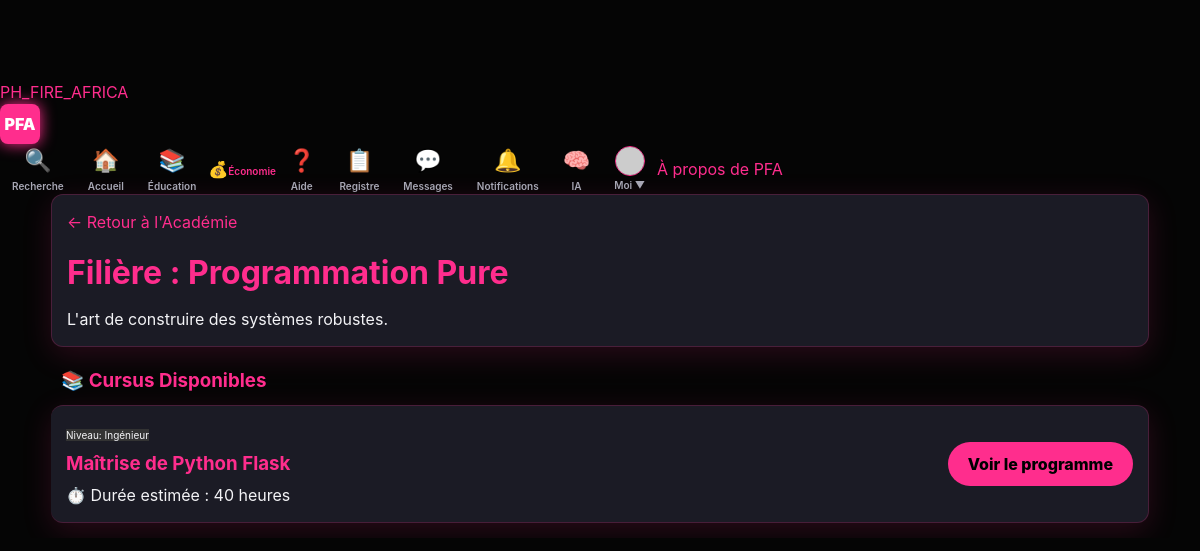
The page /academie/domaine/1 (signed in) on the database its author committed.
### tables this page shows
CREATE TABLE domains (id INTEGER PRIMARY KEY AUTOINCREMENT, nom VARCHAR(100), description TEXT);

CREATE TABLE curriculums (id INTEGER PRIMARY KEY AUTOINCREMENT, domain_id INT REFERENCES domains(id), titre VARCHAR(200), niveau VARCHAR(50), duree INT);

### app.py (the view)
    @app.get("/academie/domaine/<int:d_id>")
    @login_required
    def academie_domaine(d_id):
        domaine = db_one("SELECT * FROM domains WHERE id=?", (d_id,))
        cursus = db_all("SELECT * FROM curriculums WHERE domain_id=?", (d_id,))
        return render_template("academie/domaine.html", domaine=domaine, cursus=cursus)

### templates/academie/domaine.html
{% extends "base.html" %}
{% block content %}
<div class="card">
    <a href="{{ url_for('academie_home') }}" class="muted small">← Retour à l'Académie</a>
    <h1 style="margin-top: 15px;">Filière : {{ domaine.nom }}</h1>
    <p class="muted">{{ domaine.description }}</p>
</div>
<h3 style="margin: 20px 0 10px 10px;">📚 Cursus Disponibles</h3>
<div class="stack">
    {% for c in cursus %}
    <div class="card" style="display: flex; justify-content: space-between; align-items: center; border-left: 4px solid var(--ok);">
        <div>
            <span class="badge" style="font-size: 10px; background: #333;">Niveau: {{ c.niveau }}</span>
            <h3 style="margin: 5px 0;">{{ c.titre }}</h3>
            <p class="small muted">⏱️ Durée estimée : {{ c.duree }} heures</p>
        </div>
        <a href="{{ url_for('academie_cursus', c_id=c.id) }}" class="btn btn-ghost">
            Voir le programme
        </a>
    </div>
    {% else %}
    <div class="card">
        <p class="muted">Aucun cursus n'est disponible pour ce domaine actuellement.</p>
    </div>
    {% endfor %}
</div>
{% endblock %}

### static/style.css (style rules this page uses)
:root { --bg: #050505; --panel: #1b1b25; --panel-glass: rgba(27, 27, 37, 0.98); --accent: #ff2d8d; --accent-dark: #e2316c; --text-main: #f3f3f6; --muted: #a7a7b4; --border: rgba(255, 45, 141, 0.2); --radius: 12px; --shadow: 0 8px 30px rgba(255, 45, 141, 0.15); --nav-height: 65px; }
* { box-sizing: border-box; margin: 0; padding: 0; }
html, body { width: 100%; max-width: 100vw; overflow-x: hidden; background-color: var(--bg); color: var(--text-main); font-family: 'Inter', system-ui, sans-serif; line-height: 1.5; }
body { padding-top: calc(var(--nav-height) + 15px); }
a { color: var(--accent); text-decoration: none; transition: 0.3s; }
h1, h2, h3, h4 { color: var(--accent); margin-bottom: 10px; }
.card { background: var(--panel); border: 1px solid var(--border); border-radius: var(--radius); padding: 15px; margin-bottom: 15px; box-shadow: var(--shadow); }
.btn { background: var(--accent); color: #000; padding: 10px 20px; border-radius: 30px; font-weight: 800; border: none; cursor: pointer; }

### rows shown on the page
domains: nom "Programmation Pure", description "L'art de construire des systèmes robustes."
curriculums: niveau "Ingénieur", titre "Maîtrise de Python Flask", duree "40"
